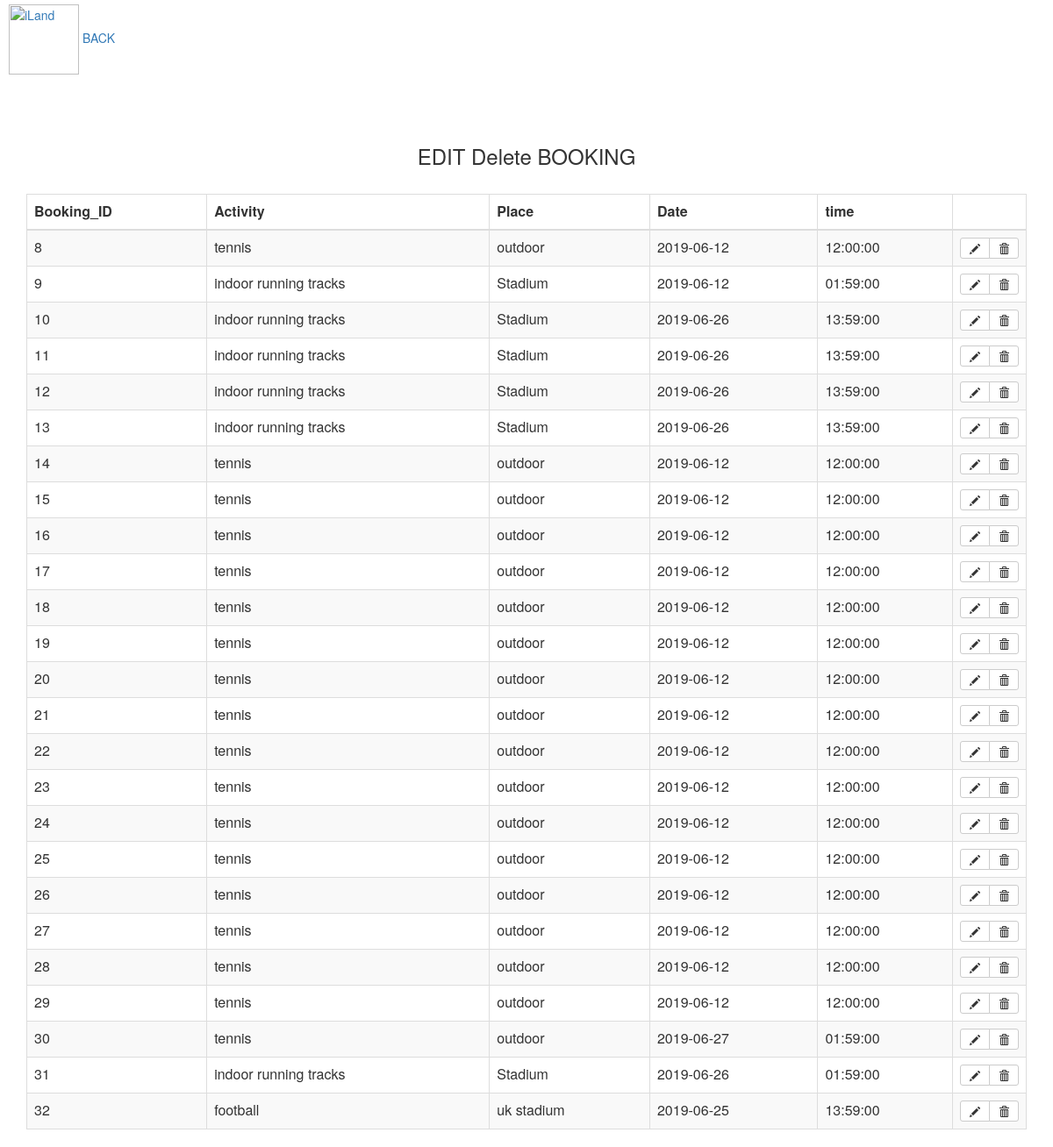
The page /AdminUpdate.php on the database its author committed.
### tables this page shows
CREATE TABLE `booking` (
  `B_ID` int(11) NOT NULL,
  `S_ID` int(11) NOT NULL,
  `DATE` date NOT NULL,
  `Time` time NOT NULL,
  `C_ID` int(11) NOT NULL
);

CREATE TABLE `services` (
  `S_ID` int(11) NOT NULL,
  `S_NAME` varchar(25) NOT NULL,
  `Place` varchar(25) NOT NULL
);

### AdminUpdate.php (the view, shortened to what this page needs)
<?php
$connect = mysqli_connect("localhost", "root", "", "Wellness");
$query = "select b.B_ID, s.S_NAME,s.Place, b.Date,b.Time from services s inner join booking b on s.S_ID=b.S_ID ";
$result = mysqli_query($connect, $query);
?>
<html>
 <head>
          <link rel="stylesheet" href="https://maxcdn.bootstrapcdn.com/bootstrap/3.3.6/css/bootstrap.min.css" />
<link rel="stylesheet" href="https://cdnjs.cloudflare.com/ajax/libs/font-awesome/4.7.0/css/font-awesome.min.css">
    </head>
    <body >
		<div id="logo">
			<a href="ADMINProfile.php" id="logoLink"><img src="images/back.png" width="80" height="80" alt="iLand" /> BACK</a>
		</div>
  <div class="container">
   <br />
   <br />
   <br />
            <div class="table-responsive">
    <h3 align="center">EDIT Delete BOOKING</h3><br />
    <table id="editable_table" class="table table-bordered table-striped">
     <thead>
      <tr>
	  <th>Booking_ID</th>
       <th>Activity</th>
    <th>Place</th>
    <th>Date</th>
	<th>time</th>
      </tr>
     </thead>
     <tbody>
     <?php
     while($row = mysqli_fetch_array($result))
     {
      echo '
      <tr>
         <td>'.$row['B_ID'].'</td>
	    <td>'.$row['S_NAME'].'</td>
		<td>'.$row['Place'].'</td>
		<td>'.$row['Date'].'</td>
        <td>'.$row['Time'].'</td>
      </tr>
      ';
     }
     ?>
     </tbody>
    </table>
   </div>
  </div>
 </body>
</html>

### rows shown on the page
booking: B_ID "8", S_ID.S_NAME "tennis", S_ID.Place "outdoor"
booking: B_ID "9", S_ID.S_NAME "indoor running tracks", S_ID.Place "Stadium"
booking: B_ID "10", S_ID.S_NAME "indoor running tracks", S_ID.Place "Stadium"
booking: B_ID "11", S_ID.S_NAME "indoor running tracks", S_ID.Place "Stadium"
booking: B_ID "12", S_ID.S_NAME "indoor running tracks", S_ID.Place "Stadium"
booking: B_ID "13", S_ID.S_NAME "indoor running tracks", S_ID.Place "Stadium"
booking: B_ID "14", S_ID.S_NAME "tennis", S_ID.Place "outdoor"
booking: B_ID "15", S_ID.S_NAME "tennis", S_ID.Place "outdoor"
booking: B_ID "16", S_ID.S_NAME "tennis", S_ID.Place "outdoor"
booking: B_ID "17", S_ID.S_NAME "tennis", S_ID.Place "outdoor"
booking: B_ID "18", S_ID.S_NAME "tennis", S_ID.Place "outdoor"
booking: B_ID "19", S_ID.S_NAME "tennis", S_ID.Place "outdoor"
booking: B_ID "20", S_ID.S_NAME "tennis", S_ID.Place "outdoor"
booking: B_ID "21", S_ID.S_NAME "tennis", S_ID.Place "outdoor"
booking: B_ID "22", S_ID.S_NAME "tennis", S_ID.Place "outdoor"
booking: B_ID "23", S_ID.S_NAME "tennis", S_ID.Place "outdoor"
booking: B_ID "24", S_ID.S_NAME "tennis", S_ID.Place "outdoor"
booking: B_ID "25", S_ID.S_NAME "tennis", S_ID.Place "outdoor"
booking: B_ID "26", S_ID.S_NAME "tennis", S_ID.Place "outdoor"
booking: B_ID "27", S_ID.S_NAME "tennis", S_ID.Place "outdoor"
booking: B_ID "28", S_ID.S_NAME "tennis", S_ID.Place "outdoor"
booking: B_ID "29", S_ID.S_NAME "tennis", S_ID.Place "outdoor"
booking: B_ID "30", S_ID.S_NAME "tennis", S_ID.Place "outdoor"
booking: B_ID "31", S_ID.S_NAME "indoor running tracks", S_ID.Place "Stadium"
booking: B_ID "32", S_ID.S_NAME "football", S_ID.Place "uk stadium"
